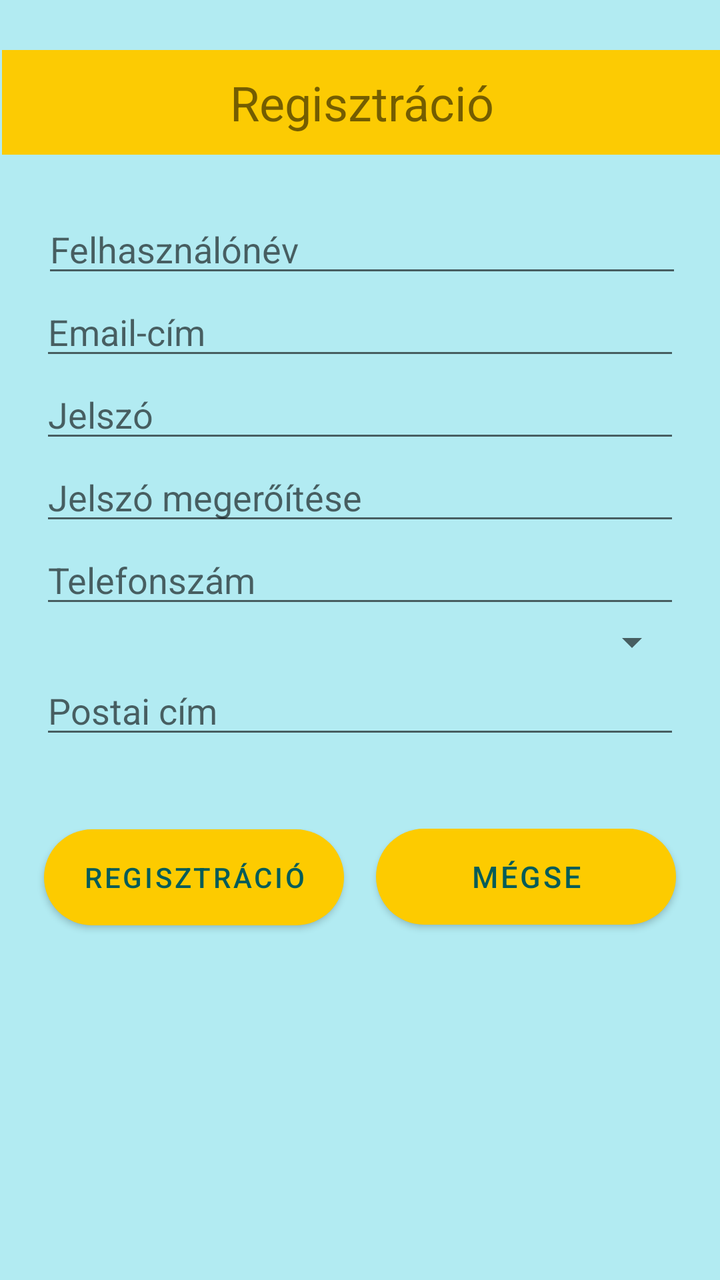
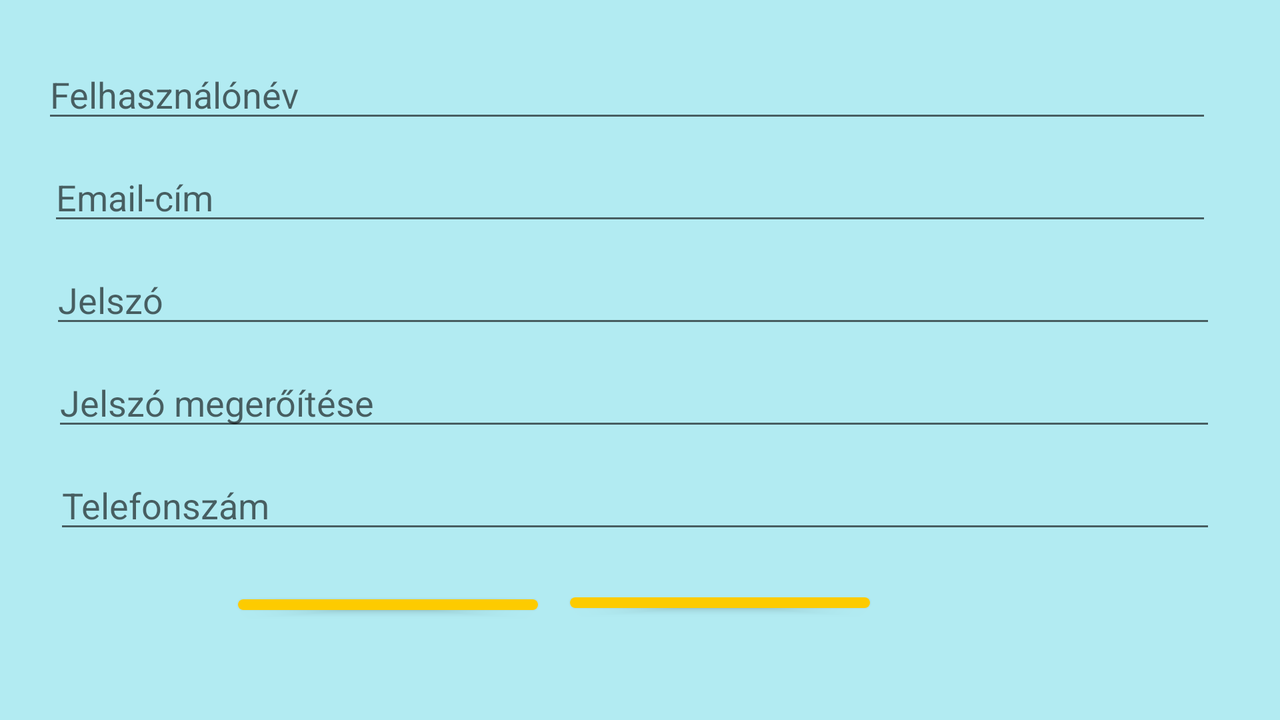

An Android layout and its configuration variant, each rendered on a device that would load it. The default file and the variant file are quoted in full after the pictures.
<!-- AndroidManifest.xml: application theme Theme.Shop -->
<!-- res/layout/activity_register.xml -->
<?xml version="1.0" encoding="utf-8"?>
<RelativeLayout xmlns:android="http://schemas.android.com/apk/res/android"
    xmlns:tools="http://schemas.android.com/tools"
    android:layout_width="match_parent"
    android:layout_height="match_parent"
    android:background="#B2EBF2"
    tools:context=".RegisterActivity"
    android:id="@+id/registration">


    <TextView
        android:id="@+id/registrationTextView"
        android:layout_width="match_parent"
        android:layout_height="wrap_content"
        android:layout_alignParentStart="true"
        android:layout_alignParentTop="true"
        android:layout_alignParentEnd="true"
        android:layout_marginStart="1dp"
        android:layout_marginTop="25dp"


        android:layout_marginEnd="-1dp"

        android:background="#FCFDCB00"
        android:padding="10dp"
        android:text="@string/registration"
        android:textAlignment="center"
        android:textSize="24sp" />

    <EditText
        android:id="@+id/userNameEditText"
        android:layout_width="match_parent"
        android:layout_height="wrap_content"
        android:layout_below="@+id/registrationTextView"
        android:layout_alignParentStart="true"
        android:layout_alignParentEnd="true"
        android:layout_marginStart="21dp"
        android:layout_marginLeft="20dp"
        android:layout_marginTop="25dp"
        android:layout_marginEnd="19dp"
        android:layout_marginRight="20dp"
        android:ems="10"
        android:hint="@string/username"
        android:inputType="textPersonName" />

    <EditText
        android:id="@+id/userEmailEditText"
        android:layout_width="match_parent"
        android:layout_height="wrap_content"
        android:layout_below="@+id/userNameEditText"
        android:layout_alignParentStart="true"
        android:layout_alignParentEnd="true"
        android:layout_marginLeft="20dp"
        android:layout_marginTop="@dimen/default_margin"
        android:layout_marginRight="20dp"
        android:ems="10"
        android:hint="@string/email_address"
        android:inputType="textEmailAddress" />

    <EditText
        android:id="@+id/passwordEditText"
        android:layout_width="match_parent"
        android:layout_height="wrap_content"
        android:layout_below="@+id/userEmailEditText"
        android:layout_alignParentStart="true"
        android:layout_alignParentEnd="true"
        android:layout_marginLeft="20dp"
        android:layout_marginTop="@dimen/default_margin"
        android:layout_marginRight="20dp"
        android:ems="10"
        android:hint="@string/password"
        android:inputType="textPassword" />

    <EditText
        android:id="@+id/passwordAgainEditText"
        android:layout_width="match_parent"
        android:layout_height="wrap_content"
        android:layout_below="@+id/passwordEditText"
        android:layout_alignParentStart="true"
        android:layout_alignParentEnd="true"
        android:layout_marginLeft="20dp"
        android:layout_marginTop="@dimen/default_margin"
        android:layout_marginRight="20dp"
        android:ems="10"
        android:hint="@string/password_again"
        android:inputType="textPassword" />

    <EditText
        android:id="@+id/phoneEditText"
        android:layout_width="match_parent"
        android:layout_height="wrap_content"
        android:layout_below="@+id/passwordAgainEditText"
        android:layout_alignParentStart="true"
        android:layout_alignParentEnd="true"
        android:layout_marginLeft="20dp"
        android:layout_marginTop="@dimen/default_margin"
        android:layout_marginRight="20dp"
        android:ems="10"
        android:hint="@string/phone_number"
        android:inputType="phone" />

    <Spinner
        android:id="@+id/phoneSpinner"
        android:layout_width="match_parent"
        android:layout_height="wrap_content"
        android:layout_below="@+id/phoneEditText"
        android:layout_alignParentStart="true"
        android:layout_alignParentEnd="true"
        android:layout_marginLeft="20dp"
        android:layout_marginTop="@dimen/default_margin"
        android:layout_marginRight="20dp"

        />

    <EditText
        android:id="@+id/addressEditText"
        android:layout_width="match_parent"
        android:layout_height="wrap_content"
        android:layout_below="@+id/phoneSpinner"
        android:layout_alignParentStart="true"
        android:layout_alignParentEnd="true"
        android:layout_marginLeft="20dp"
        android:layout_marginTop="@dimen/default_margin"
        android:layout_marginRight="20dp"
        android:ems="10"
        android:hint="@string/address"
        android:inputType="textPostalAddress|textMultiLine"
        android:maxLines="3" />


    <LinearLayout
        android:layout_width="wrap_content"
        android:layout_height="wrap_content"
        android:layout_below="@+id/addressEditText"
        android:layout_centerHorizontal="true"
        android:layout_marginTop="40dp"
        android:orientation="horizontal">

        <Button
            android:onClick="register"
            android:text="@string/registration"
            android:layout_width="150dp"
            android:layout_height="wrap_content"
            android:layout_marginStart="8dp"
            android:layout_marginEnd="8dp"
            android:layout_marginBottom="56dp"
            android:background="@drawable/rounded_rectangle"
            android:textAllCaps="true"
            android:textColor="#045C59"
            android:textSize="14sp"

            />

        <Button


            android:onClick="cancel"
            android:text="@string/cancel"
            android:layout_width="150dp"
            android:layout_height="wrap_content"
            android:layout_marginStart="8dp"
            android:layout_marginEnd="8dp"
            android:layout_marginBottom="56dp"
            android:background="@drawable/rounded_rectangle"
            android:textAllCaps="true"
            android:textColor="#045C59"
            android:textSize="15sp"
             />

    </LinearLayout>
</RelativeLayout>
<!-- resources referenced by this layout -->
<resources>
  <!-- drawable rounded_rectangle (drawable) -->
  <?xml version="1.0" encoding="utf-8"?>
  <shape xmlns:android="http://schemas.android.com/apk/res/android"
      android:shape="rectangle">
  
      <corners android:radius="50dp"/> // if you want clear round shape then make radius size is half of your  button`s height.
  
      <solid android:color="@color/colorAccent"/> // Button Colour
      <padding
  
          android:bottom="10dp"
          android:left="25dp"
          android:right="25dp"
          android:top="10dp"/>
  
  </shape>
  <string name="address">Postai cím</string>
  <string name="cancel">Mégse</string>
  <string name="email_address">Email-cím</string>
  <string name="password">Jelszó</string>
  <string name="password_again">Jelszó megerőítése</string>
  <string name="phone_number">Telefonszám</string>
  <string name="registration">Regisztráció</string>
  <string name="username">Felhasználónév</string>
  <style name="Theme.Shop" parent="Theme.MaterialComponents.DayNight.DarkActionBar">
          
          <item name="colorPrimary">#FDCB00</item>
          <item name="colorPrimaryVariant">#FCFDCB00</item>
          <item name="colorOnPrimary">#00897B</item>
          
          <item name="colorSecondary">@color/teal_200</item>
          <item name="colorSecondaryVariant">@color/teal_700</item>
          <item name="colorOnSecondary">@color/black</item>
          
          <item name="android:statusBarColor" tools:targetApi="l">?attr/colorPrimaryVariant</item>
          
      </style>
  <color name="colorAccent">#FF4081</color>
  <color name="teal_200">#FF03DAC5</color>
  <color name="teal_700">#FF018786</color>
  <color name="black">#FF000000</color>
</resources>
<!-- res/layout-land/activity_register.xml (the repository's variant of the layout above) -->
<!-- drawn on the phone turned sideways -->
<?xml version="1.0" encoding="utf-8"?>
<RelativeLayout xmlns:android="http://schemas.android.com/apk/res/android"
    xmlns:tools="http://schemas.android.com/tools"
    android:layout_width="match_parent"
    android:layout_height="match_parent"
    android:background="#B2EBF2"
    tools:context=".RegisterActivity"
    android:id="@+id/registration">


    <EditText
        android:id="@+id/userNameEditText"
        android:layout_width="676dp"
        android:layout_height="wrap_content"
        android:layout_below="@+id/registrationTextView"
        android:layout_alignParentStart="true"
        android:layout_alignParentEnd="true"
        android:layout_marginStart="21dp"
        android:layout_marginLeft="20dp"
        android:layout_marginTop="25dp"
        android:layout_marginEnd="34dp"
        android:layout_marginRight="20dp"
        android:ems="10"
        android:hint="@string/username"
        android:inputType="textPersonName" />

    <EditText
        android:id="@+id/userEmailEditText"
        android:layout_width="673dp"
        android:layout_height="wrap_content"
        android:layout_below="@+id/userNameEditText"
        android:layout_alignParentStart="true"
        android:layout_alignParentEnd="true"
        android:layout_marginStart="24dp"
        android:layout_marginLeft="20dp"
        android:layout_marginTop="10dp"
        android:layout_marginEnd="34dp"
        android:layout_marginRight="20dp"
        android:ems="10"
        android:hint="@string/email_address"
        android:inputType="textEmailAddress" />

    <EditText
        android:id="@+id/passwordEditText"
        android:layout_width="674dp"
        android:layout_height="wrap_content"
        android:layout_below="@+id/userEmailEditText"
        android:layout_alignParentStart="true"
        android:layout_alignParentEnd="true"
        android:layout_marginStart="25dp"
        android:layout_marginLeft="20dp"
        android:layout_marginTop="10dp"
        android:layout_marginEnd="32dp"
        android:layout_marginRight="20dp"
        android:ems="10"
        android:hint="@string/password"
        android:inputType="textPassword" />

    <EditText
        android:id="@+id/passwordAgainEditText"
        android:layout_width="673dp"
        android:layout_height="wrap_content"
        android:layout_below="@+id/passwordEditText"
        android:layout_alignParentStart="true"
        android:layout_alignParentEnd="true"
        android:layout_marginStart="26dp"
        android:layout_marginLeft="20dp"
        android:layout_marginTop="10dp"
        android:layout_marginEnd="32dp"
        android:layout_marginRight="20dp"
        android:ems="10"
        android:hint="@string/password_again"
        android:inputType="textPassword" />

    <EditText
        android:id="@+id/phoneEditText"
        android:layout_width="672dp"
        android:layout_height="wrap_content"
        android:layout_below="@+id/passwordAgainEditText"
        android:layout_alignParentStart="true"
        android:layout_alignParentEnd="true"
        android:layout_marginStart="27dp"
        android:layout_marginLeft="20dp"
        android:layout_marginTop="10dp"
        android:layout_marginEnd="32dp"
        android:layout_marginRight="20dp"
        android:ems="10"
        android:hint="@string/phone_number"
        android:inputType="phone" />


    <LinearLayout
        android:layout_width="330dp"
        android:layout_height="wrap_content"
        android:layout_below="@+id/phoneEditText"
        android:layout_alignParentEnd="true"
        android:layout_marginTop="27dp"
        android:layout_marginEnd="199dp"
        android:orientation="horizontal">

        <Button
            android:layout_width="150dp"
            android:layout_height="wrap_content"
            android:layout_marginStart="8dp"
            android:layout_marginEnd="8dp"
            android:layout_marginBottom="56dp"
            android:background="@drawable/rounded_rectangle"
            android:onClick="register"
            android:text="@string/registration"
            android:textAllCaps="true"
            android:textColor="#045C59"
            android:textSize="14sp"

            />

        <Button


            android:layout_width="150dp"
            android:layout_height="wrap_content"
            android:layout_marginStart="8dp"
            android:layout_marginEnd="8dp"
            android:layout_marginBottom="56dp"
            android:background="@drawable/rounded_rectangle"
            android:onClick="cancel"
            android:text="@string/cancel"
            android:textAllCaps="true"
            android:textColor="#045C59"
            android:textSize="15sp" />

    </LinearLayout>
</RelativeLayout>
<!-- resources referenced by the variant -->
<!-- as the phone turned sideways resolves them -->
<resources>
  <!-- drawable rounded_rectangle (drawable) -->
  <?xml version="1.0" encoding="utf-8"?>
  <shape xmlns:android="http://schemas.android.com/apk/res/android"
      android:shape="rectangle">
  
      <corners android:radius="50dp"/> // if you want clear round shape then make radius size is half of your  button`s height.
  
      <solid android:color="@color/colorAccent"/> // Button Colour
      <padding
  
          android:bottom="10dp"
          android:left="25dp"
          android:right="25dp"
          android:top="10dp"/>
  
  </shape>
  <string name="cancel">Mégse</string>
  <string name="email_address">Email-cím</string>
  <string name="password">Jelszó</string>
  <string name="password_again">Jelszó megerőítése</string>
  <string name="phone_number">Telefonszám</string>
  <string name="registration">Regisztráció</string>
  <string name="username">Felhasználónév</string>
  <style name="Theme.Shop" parent="Theme.MaterialComponents.DayNight.DarkActionBar">
          
          <item name="colorPrimary">#FDCB00</item>
          <item name="colorPrimaryVariant">#FCFDCB00</item>
          <item name="colorOnPrimary">#00897B</item>
          
          <item name="colorSecondary">@color/teal_200</item>
          <item name="colorSecondaryVariant">@color/teal_700</item>
          <item name="colorOnSecondary">@color/black</item>
          
          <item name="android:statusBarColor" tools:targetApi="l">?attr/colorPrimaryVariant</item>
          
      </style>
  <color name="colorAccent">#FF4081</color>
  <color name="teal_200">#FF03DAC5</color>
  <color name="teal_700">#FF018786</color>
  <color name="black">#FF000000</color>
</resources>
